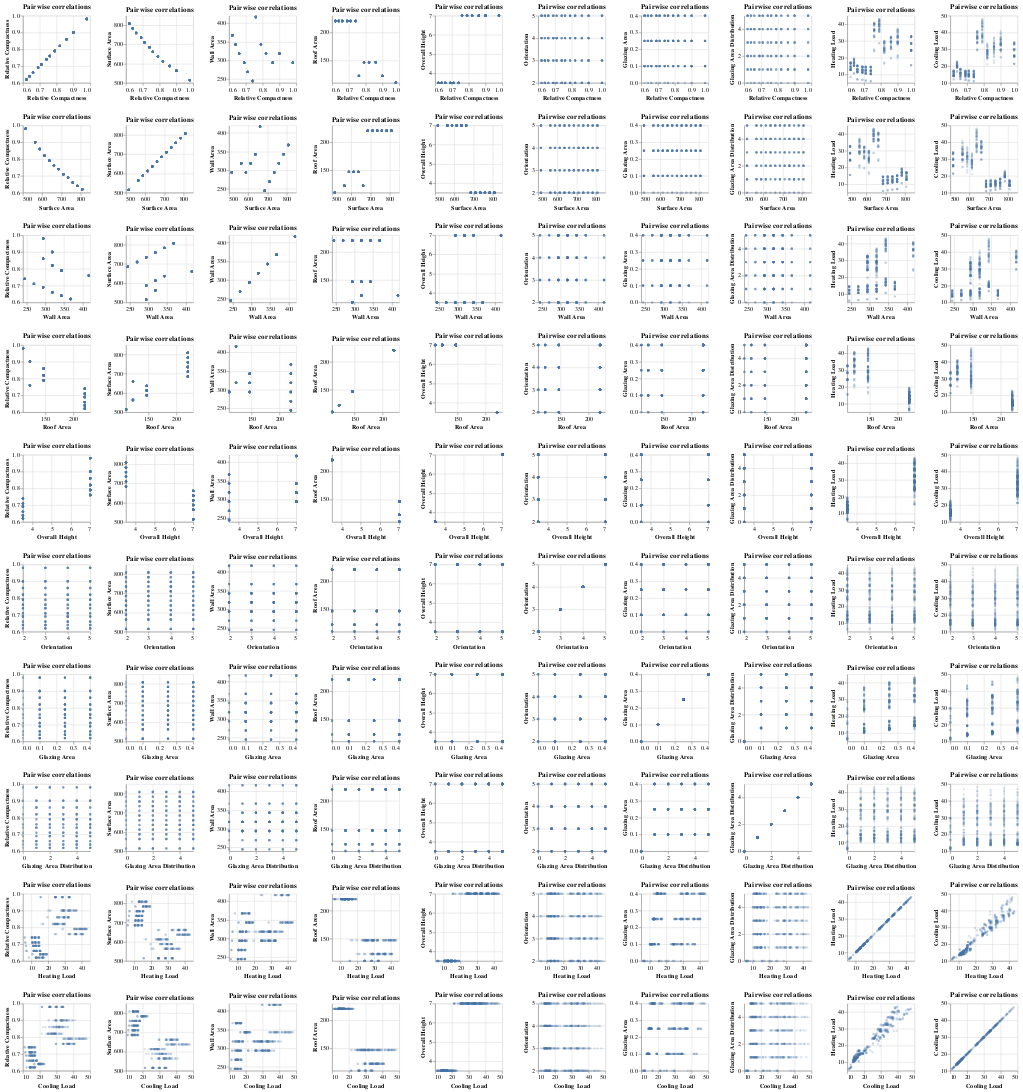

Notebook code for this chart:
### Code cell
# pairwsie scatter plots

scatters = alt.Chart(train_df,
                    title = 'Pairwise correlations').mark_point(opacity = 0.2,
                                       size = 5).encode(
    alt.X (alt.repeat("row"),
           type = 'quantitative',
           scale = alt.Scale(zero = False)),
    alt.Y(alt.repeat("column"),
          type = 'quantitative',
          scale = alt.Scale(zero = False))
).properties(
    width = 120,
    height = 120
).repeat(
    column = column_list,
    row = column_list
)
# Show the plot
scatters

### Figure 1 — Vega-Lite specification as saved in the notebook (floating-point values rounded to 4 significant figures; data arrays with more than 128 entries replaced by an {"elided": "..."} marker saying what was removed)
{"$schema": "https://vega.github.io/schema/vega-lite/v4.17.0.json", "config": {"view": {"continuousHeight": 300, "continuousWidth": 400}}, "datasets": {"data-6f853e7087029a474ca9fa67d7e519bb": {"elided": "537 records"}}, "repeat": {"column": ["Relative Compactness", "Surface Area", "Wall Area", "Roof Area", "Overall Height", "Orientation", "Glazing Area", "Glazing Area Distribution", "Heating Load", "Cooling Load"], "row": ["Relative Compactness", "Surface Area", "Wall Area", "Roof Area", "Overall Height", "Orientation", "Glazing Area", "Glazing Area Distribution", "Heating Load", "Cooling Load"]}, "spec": {"data": {"name": "data-6f853e7087029a474ca9fa67d7e519bb"}, "encoding": {"x": {"field": {"repeat": "row"}, "scale": {"zero": false}, "type": "quantitative"}, "y": {"field": {"repeat": "column"}, "scale": {"zero": false}, "type": "quantitative"}}, "height": 120, "mark": {"opacity": 0.2, "size": 5, "type": "point"}, "title": "Pairwise correlations", "width": 120}}
